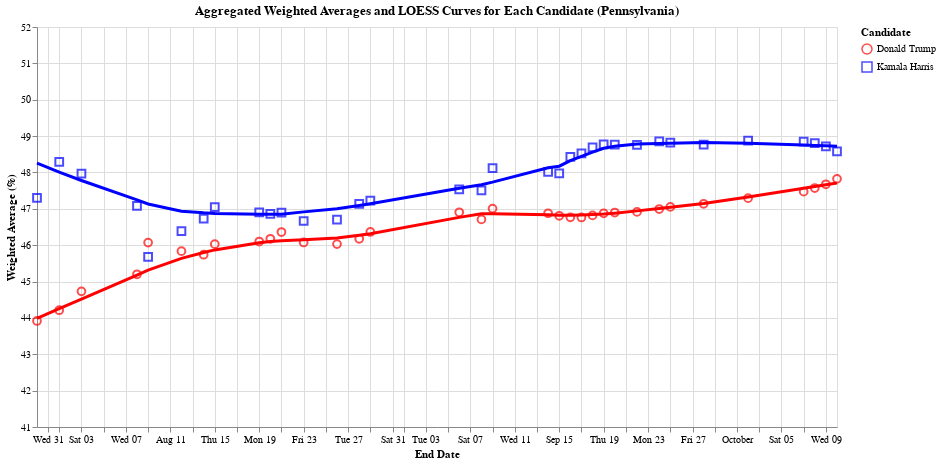

Notebook code for this chart:
### Code cell
import altair as alt

# Aggregating the average for groupby 'end_date' and 'candidate_name'
df_aggregated = df_weighted_averages.groupby(['end_date', 'candidate_name']).agg({
    'weighted_average_pct': 'mean'
}).reset_index().sort_values(by='end_date',ascending=False)
print('Pennsylvania')
print(df_aggregated.head(10))
# Define the custom color scale for the candidates
color_scale = alt.Scale(domain=['Kamala Harris', 'Donald Trump'], range=['blue', 'red'])

# Scatter plot with distinct shapes for each candidate
scatter = alt.Chart(df_aggregated).mark_point(size=60).encode(
    x=alt.X('end_date:T', title='End Date'),
    y=alt.Y('weighted_average_pct:Q', title='Weighted Average (%)', scale=alt.Scale(domain=[41, 52])),  # Restricted vertical axis
    color=alt.Color('candidate_name:N', scale=color_scale, title='Candidate'),  # Custom color scale for candidates
    shape=alt.Shape('candidate_name:N', title='Candidate'),  # Different shapes for each candidate
    tooltip=[alt.Tooltip('end_date:T', title='Date'), alt.Tooltip('candidate_name:N', title='Candidate'), alt.Tooltip('weighted_average_pct:Q', title='Weighted Average (%)')]
).properties(
    width=800,
    height=400
)

# LOESS smoothing for each candidate, applied to the aggregated data
loess = alt.Chart(df_aggregated).transform_loess(
    'end_date', 'weighted_average_pct', groupby=['candidate_name']
).mark_line(size=3).encode(
    x='end_date:T',
    y=alt.Y('weighted_average_pct:Q', title='Weighted Average (%)'),
    color=alt.Color('candidate_name:N', scale=color_scale, title='Candidate'),  # Custom color scale for candidates
    tooltip=[alt.Tooltip('candidate_name:N', title='Candidate'), alt.Tooltip('end_date:T', title='Date'), alt.Tooltip('weighted_average_pct:Q', title='Smoothed Average (%)')]
)

# Layer scatter plot and LOESS smoothing
final_chart = alt.layer(scatter, loess).properties(
    title="Aggregated Weighted Averages and LOESS Curves for Each Candidate (Pennsylvania)"
)

# Display the final chart
final_chart.display()

### Figure 1 — Vega-Lite specification as saved in the notebook (floating-point values rounded to 4 significant figures)
{"config": {"view": {"continuousWidth": 300, "continuousHeight": 300}}, "layer": [{"mark": {"type": "point", "size": 60}, "encoding": {"color": {"field": "candidate_name", "scale": {"domain": ["Kamala Harris", "Donald Trump"], "range": ["blue", "red"]}, "title": "Candidate", "type": "nominal"}, "shape": {"field": "candidate_name", "title": "Candidate", "type": "nominal"}, "tooltip": [{"field": "end_date", "title": "Date", "type": "temporal"}, {"field": "candidate_name", "title": "Candidate", "type": "nominal"}, {"field": "weighted_average_pct", "title": "Weighted Average (%)", "type": "quantitative"}], "x": {"field": "end_date", "title": "End Date", "type": "temporal"}, "y": {"field": "weighted_average_pct", "scale": {"domain": [41, 52]}, "title": "Weighted Average (%)", "type": "quantitative"}}}, {"mark": {"type": "line", "size": 3}, "encoding": {"color": {"field": "candidate_name", "scale": {"domain": ["Kamala Harris", "Donald Trump"], "range": ["blue", "red"]}, "title": "Candidate", "type": "nominal"}, "tooltip": [{"field": "candidate_name", "title": "Candidate", "type": "nominal"}, {"field": "end_date", "title": "Date", "type": "temporal"}, {"field": "weighted_average_pct", "title": "Smoothed Average (%)", "type": "quantitative"}], "x": {"field": "end_date", "type": "temporal"}, "y": {"field": "weighted_average_pct", "title": "Weighted Average (%)", "type": "quantitative"}}, "transform": [{"loess": "weighted_average_pct", "on": "end_date", "groupby": ["candidate_name"]}]}], "data": {"name": "data-ec2ae9abe9c45dd6984d89294a0a3b26"}, "height": 400, "title": "Aggregated Weighted Averages and LOESS Curves for Each Candidate (Pennsylvania)", "width": 800, "$schema": "https://vega.github.io/schema/vega-lite/v5.20.1.json", "datasets": {"data-ec2ae9abe9c45dd6984d89294a0a3b26": [{"end_date": "2024-10-10T00:00:00", "candidate_name": "Kamala Harris", "weighted_average_pct": 48.58}, {"end_date": "2024-10-10T00:00:00", "candidate_name": "Donald Trump", "weighted_average_pct": 47.82}, {"end_date": "2024-10-09T00:00:00", "candidate_name": "Kamala Harris", "weighted_average_pct": 48.71}, {"end_date": "2024-10-09T00:00:00", "candidate_name": "Donald Trump", "weighted_average_pct": 47.67}, {"end_date": "2024-10-08T00:00:00", "candidate_name": "Kamala Harris", "weighted_average_pct": 48.8}, {"end_date": "2024-10-08T00:00:00", "candidate_name": "Donald Trump", "weighted_average_pct": 47.57}, {"end_date": "2024-10-07T00:00:00", "candidate_name": "Kamala Harris", "weighted_average_pct": 48.85}, {"end_date": "2024-10-07T00:00:00", "candidate_name": "Donald Trump", "weighted_average_pct": 47.47}, {"end_date": "2024-10-02T00:00:00", "candidate_name": "Kamala Harris", "weighted_average_pct": 48.87}, {"end_date": "2024-10-02T00:00:00", "candidate_name": "Donald Trump", "weighted_average_pct": 47.29}, {"end_date": "2024-09-28T00:00:00", "candidate_name": "Kamala Harris", "weighted_average_pct": 48.77}, {"end_date": "2024-09-28T00:00:00", "candidate_name": "Donald Trump", "weighted_average_pct": 47.14}, {"end_date": "2024-09-25T00:00:00", "candidate_name": "Kamala Harris", "weighted_average_pct": 48.82}, {"end_date": "2024-09-25T00:00:00", "candidate_name": "Donald Trump", "weighted_average_pct": 47.05}, {"end_date": "2024-09-24T00:00:00", "candidate_name": "Kamala Harris", "weighted_average_pct": 48.85}, {"end_date": "2024-09-24T00:00:00", "candidate_name": "Donald Trump", "weighted_average_pct": 46.99}, {"end_date": "2024-09-22T00:00:00", "candidate_name": "Donald Trump", "weighted_average_pct": 46.91}, {"end_date": "2024-09-22T00:00:00", "candidate_name": "Kamala Harris", "weighted_average_pct": 48.76}, {"end_date": "2024-09-20T00:00:00", "candidate_name": "Donald Trump", "weighted_average_pct": 46.9}, {"end_date": "2024-09-20T00:00:00", "candidate_name": "Kamala Harris", "weighted_average_pct": 48.76}, {"end_date": "2024-09-19T00:00:00", "candidate_name": "Kamala Harris", "weighted_average_pct": 48.77}, {"end_date": "2024-09-19T00:00:00", "candidate_name": "Donald Trump", "weighted_average_pct": 46.88}, {"end_date": "2024-09-18T00:00:00", "candidate_name": "Kamala Harris", "weighted_average_pct": 48.69}, {"end_date": "2024-09-18T00:00:00", "candidate_name": "Donald Trump", "weighted_average_pct": 46.82}, {"end_date": "2024-09-17T00:00:00", "candidate_name": "Donald Trump", "weighted_average_pct": 46.76}, {"end_date": "2024-09-17T00:00:00", "candidate_name": "Kamala Harris", "weighted_average_pct": 48.53}, {"end_date": "2024-09-16T00:00:00", "candidate_name": "Kamala Harris", "weighted_average_pct": 48.43}, {"end_date": "2024-09-16T00:00:00", "candidate_name": "Donald Trump", "weighted_average_pct": 46.77}, {"end_date": "2024-09-15T00:00:00", "candidate_name": "Kamala Harris", "weighted_average_pct": 47.97}, {"end_date": "2024-09-15T00:00:00", "candidate_name": "Donald Trump", "weighted_average_pct": 46.81}, {"end_date": "2024-09-14T00:00:00", "candidate_name": "Kamala Harris", "weighted_average_pct": 48.02}, {"end_date": "2024-09-14T00:00:00", "candidate_name": "Donald Trump", "weighted_average_pct": 46.88}, {"end_date": "2024-09-09T00:00:00", "candidate_name": "Kamala Harris", "weighted_average_pct": 48.12}, {"end_date": "2024-09-09T00:00:00", "candidate_name": "Donald Trump", "weighted_average_pct": 47.01}, {"end_date": "2024-09-08T00:00:00", "candidate_name": "Kamala Harris", "weighted_average_pct": 47.51}, {"end_date": "2024-09-08T00:00:00", "candidate_name": "Donald Trump", "weighted_average_pct": 46.71}, {"end_date": "2024-09-06T00:00:00", "candidate_name": "Donald Trump", "weighted_average_pct": 46.9}, {"end_date": "2024-09-06T00:00:00", "candidate_name": "Kamala Harris", "weighted_average_pct": 47.54}, {"end_date": "2024-08-29T00:00:00", "candidate_name": "Kamala Harris", "weighted_average_pct": 47.22}, {"end_date": "2024-08-29T00:00:00", "candidate_name": "Donald Trump", "weighted_average_pct": 46.36}, {"end_date": "2024-08-28T00:00:00", "candidate_name": "Kamala Harris", "weighted_average_pct": 47.14}, {"end_date": "2024-08-28T00:00:00", "candidate_name": "Donald Trump", "weighted_average_pct": 46.18}, {"end_date": "2024-08-26T00:00:00", "candidate_name": "Donald Trump", "weighted_average_pct": 46.03}, {"end_date": "2024-08-26T00:00:00", "candidate_name": "Kamala Harris", "weighted_average_pct": 46.7}, {"end_date": "2024-08-23T00:00:00", "candidate_name": "Kamala Harris", "weighted_average_pct": 46.66}, {"end_date": "2024-08-23T00:00:00", "candidate_name": "Donald Trump", "weighted_average_pct": 46.08}, {"end_date": "2024-08-21T00:00:00", "candidate_name": "Kamala Harris", "weighted_average_pct": 46.89}, {"end_date": "2024-08-21T00:00:00", "candidate_name": "Donald Trump", "weighted_average_pct": 46.36}, {"end_date": "2024-08-20T00:00:00", "candidate_name": "Kamala Harris", "weighted_average_pct": 46.86}, {"end_date": "2024-08-20T00:00:00", "candidate_name": "Donald Trump", "weighted_average_pct": 46.18}, {"end_date": "2024-08-19T00:00:00", "candidate_name": "Kamala Harris", "weighted_average_pct": 46.9}, {"end_date": "2024-08-19T00:00:00", "candidate_name": "Donald Trump", "weighted_average_pct": 46.1}, {"end_date": "2024-08-15T00:00:00", "candidate_name": "Donald Trump", "weighted_average_pct": 46.03}, {"end_date": "2024-08-15T00:00:00", "candidate_name": "Kamala Harris", "weighted_average_pct": 47.04}, {"end_date": "2024-08-14T00:00:00", "candidate_name": "Kamala Harris", "weighted_average_pct": 46.73}, {"end_date": "2024-08-14T00:00:00", "candidate_name": "Donald Trump", "weighted_average_pct": 45.74}, {"end_date": "2024-08-12T00:00:00", "candidate_name": "Kamala Harris", "weighted_average_pct": 46.39}, {"end_date": "2024-08-12T00:00:00", "candidate_name": "Donald Trump", "weighted_average_pct": 45.84}, {"end_date": "2024-08-09T00:00:00", "candidate_name": "Kamala Harris", "weighted_average_pct": 45.68}, {"end_date": "2024-08-09T00:00:00", "candidate_name": "Donald Trump", "weighted_average_pct": 46.07}, {"end_date": "2024-08-08T00:00:00", "candidate_name": "Kamala Harris", "weighted_average_pct": 47.08}, {"end_date": "2024-08-08T00:00:00", "candidate_name": "Donald Trump", "weighted_average_pct": 45.2}, {"end_date": "2024-08-03T00:00:00", "candidate_name": "Kamala Harris", "weighted_average_pct": 47.97}, {"end_date": "2024-08-03T00:00:00", "candidate_name": "Donald Trump", "weighted_average_pct": 44.73}, {"end_date": "2024-08-01T00:00:00", "candidate_name": "Kamala Harris", "weighted_average_pct": 48.29}, {"end_date": "2024-08-01T00:00:00", "candidate_name": "Donald Trump", "weighted_average_pct": 44.21}, {"end_date": "2024-07-30T00:00:00", "candidate_name": "Kamala Harris", "weighted_average_pct": 47.3}, {"end_date": "2024-07-30T00:00:00", "candidate_name": "Donald Trump", "weighted_average_pct": 43.92}, {"end_date": "2024-07-29T00:00:00", "candidate_name": "Donald Trump", "weighted_average_pct": null}, {"end_date": "2024-07-29T00:00:00", "candidate_name": "Kamala Harris", "weighted_average_pct": null}, {"end_date": "2024-07-28T00:00:00", "candidate_name": "Kamala Harris", "weighted_average_pct": null}, {"end_date": "2024-07-28T00:00:00", "candidate_name": "Donald Trump", "weighted_average_pct": null}]}}
